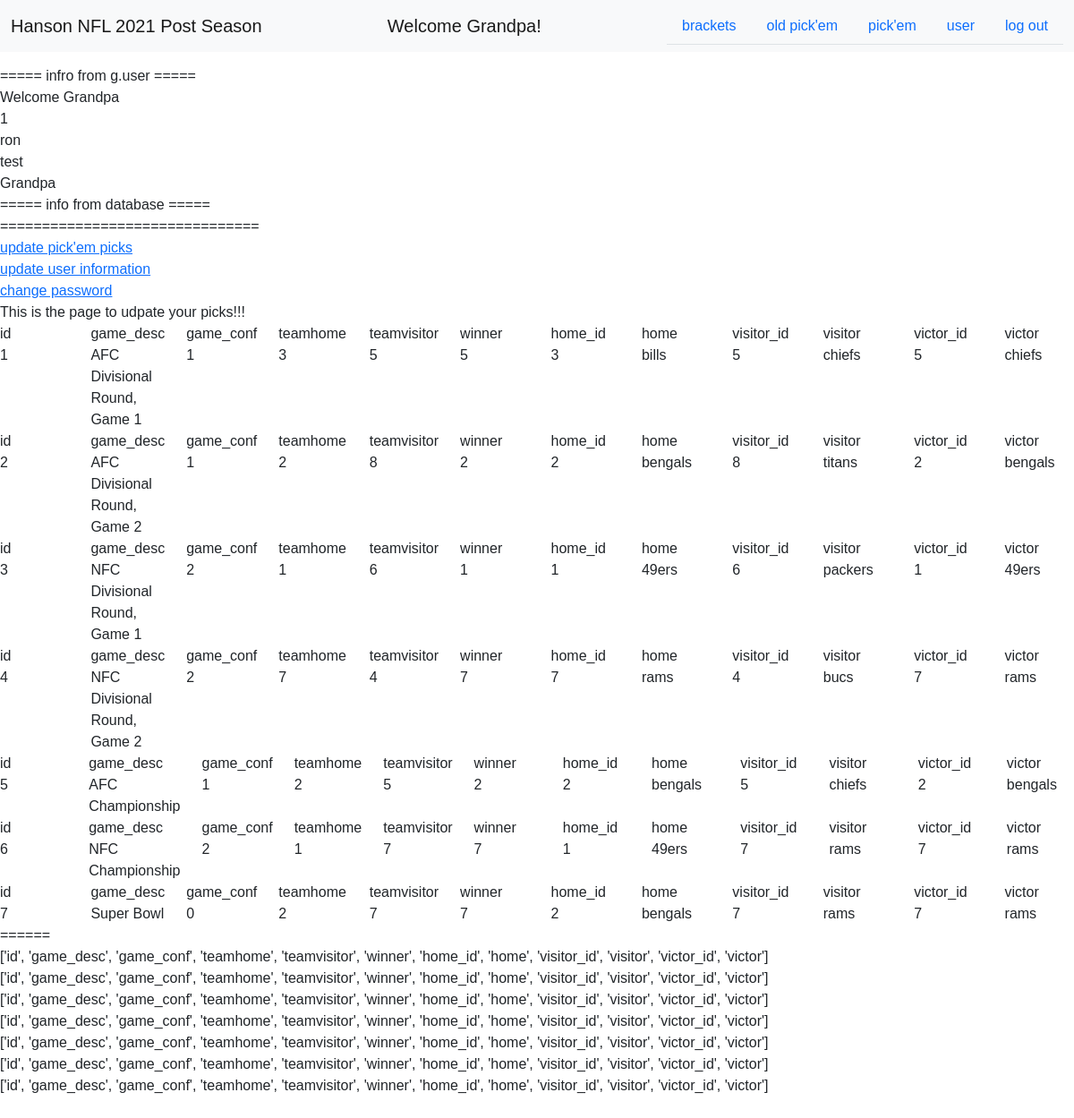
Page /user/updatepicks (signed in) on the committed database.
### tables this page shows
CREATE TABLE user (
    id INTEGER PRIMARY KEY AUTOINCREMENT,
    username TEXT UNIQUE NOT NULL,
    pwhash TEXT NOT NULL,
    displayname TEXT NOT NULL
);

CREATE TABLE game (
    id INTEGER PRIMARY KEY AUTOINCREMENT,
    game_desc TEXT,
    game_conf INTEGER,
    game_round TEXT,
    teamhome INTEGER,
    teamvisitor INTEGER,
    winner INTEGER,
    FOREIGN KEY (teamhome) REFERENCES team (id),
    FOREIGN KEY (teamvisitor) REFERENCES team (id),
    FOREIGN KEY (winner) REFERENCES team (id),
    FOREIGN KEY (game_conf) REFERENCES league (id)
);

CREATE TABLE team (
    id INTEGER PRIMARY KEY AUTOINCREMENT,
    teamname TEXT,
    league_id INTEGER,
    FOREIGN KEY (league_id) REFERENCES league (id)
);

### nfl/user.py (the view)
@bp.route('/updatepicks', methods=('GET', 'POST'))
@login_required
def updatepicks():
    db = get_db()
    try:
        games = db.execute(
            '''
            SELECT g.id, g.game_desc, g.game_conf, g.teamhome, g.teamvisitor, g.winner,
            th.id AS home_id, th.teamname AS home, tv.id AS visitor_id, tv.teamname AS visitor, tw.id AS victor_id, tw.teamname AS victor
            FROM game g
            LEFT JOIN team th ON g.teamhome=th.id
            LEFT JOIN team tv ON g.teamvisitor=tv.id
            LEFT JOIN team tw on g.winner=tw.id
            '''
        ).fetchall()
    except:
        games = "XXX"
    else:
        pass
    return render_template('user/picks.html', games=games)

### nfl/auth.py (called while the page is built)
@bp.before_app_request
def load_logged_in_user():
    user_id = session.get('user_id')
    if user_id is None:
        g.user = None
    else:
        g.user = get_db().execute(
            'SELECT * FROM user WHERE id = ?', (user_id,)
        ).fetchone()

def login_required(view):
    @functools.wraps(view)
    def wrapped_view(**kwargs):
        if g.user is None:
            return redirect(url_for('auth.login'))
        return view(**kwargs)
    return wrapped_view

### nfl/db.py (called while the page is built)
def get_db():
    if 'db' not in g:
        g.db = sqlite3.connect(
            current_app.config['DATABASE'],
            detect_types=sqlite3.PARSE_DECLTYPES
        )
        g.db.row_factory = sqlite3.Row
    return g.db

### nfl/templates/user/picks.html
{% extends "user/user.html" %}
{% block update %}
<div>This is the page to udpate your picks!!!</div>
    {% for game in games %}
    <div class="row">
        {% for key in game.keys() %}
        <div class="col">
            <div>{{ key }}</div>
            <div>{{ game[key] }}</div>
        </div>
        {% endfor %}
     </div>
    {% endfor %}
    <div>======</div>
    {% for game in games %}
    <div class="row">
        <div class="col">
            <div>{{ game.keys() }}</div>
        </div>
     </div>
    {% endfor %}
{% endblock %}

### nfl/templates/user/user.html (shortened to what this page needs)
{% extends "base.html" %}
{% block content %}
    <div>===== infro from g.user =====</div>
    <div>Welcome {{ g.user['displayname'] }}</div>
    <div>{{ g.user['id'] }}</div>
    <div>{{ g.user['username'] }}</div>
    <div>{{ g.user['pwhash'] }}</div>
    <div>{{ g.user['displayname'] }}</div>
    <div>===== info from database =====</div>
    <div>===============================</div>
    <div>
        <a href="{{ url_for('user.updatepicks') }}">update pick'em picks</a>
    </div>
    <div>
        <a href="{{ url_for('user.updateinfo') }}">update user information</a>
    </div>
    <div>
        <a href="{{ url_for('user.changepassword') }}">change password</a>
    </div>
    {% block update %}
    {% endblock %}
{% endblock %}

### nfl/templates/base.html (shortened to what this page needs)
<!DOCTYPE html>
<html lang="en">
<head>
    <link href="https://cdn.jsdelivr.net/npm/bootstrap@5.1.3/dist/css/bootstrap.min.css" rel="stylesheet">
    <link rel="stylesheet" href="{{ url_for('static', filename='style.css') }}">
</head>
<body>
    <nav class="navbar navbar-expand-lg navbar-light bg-light">
        <div class="container-fluid">
            <a class="navbar-brand justify-content-center">Hanson NFL 2021 Post Season</a>
            {% if g.user %}
            <a class="navbar-brand justify-content-center">Welcome {{ g.user['displayname'] }}!</a>
            {% else %}
            <a class="navbar-brand justify-content-center"></a>
            {% endif %}
            <ul class="nav nav-tabs justify-content-end">
                {% if g.user %}
                    <li class="nav-item">
                        <a class="nav-link" aria-current="page" href="./brackets.html">
                            <div>brackets</div>
                        </a>
                    </li>
                    <li class="nav-item" aria-current="page">
                        <a class="nav-link" href="{{ url_for('pickem.oldpickem') }}">
                            <div>old pick'em</div>
                        </a>
                    </li>
                    <li class="nav-item" aria-current="page">
                        <a class="nav-link" href="{{ url_for('pickem.newpickem') }}">
                            <div>pick'em</div>
                        </a>
                    </li>
                    <li class="nav-item">
                        <a class="nav-link" aria-current="page" href="{{ url_for('user.user') }}">user</a>
                    </li>
                    <li class="nav-item">
                        <a class="nav-link" aria-current="page" href="{{ url_for('auth.logout') }}">log out</a>
                    </li>
                {% endif %}
            </ul>
        </div>
    </nav>
    <div class="main">
        {% block content %}
        {% endblock %}
    </div>
</body>

### nfl/static/style.css (style rules this page uses)
body { font-family: Optima, sans-serif; padding-top: 3rem; padding-bottom: 3rem; }
.main { margin-top: 25px; }
.navbar { overflow: hidden; background-color: #333; position: fixed; top: 0; width: 100%; }

### rows in the picture
user: user.displayname "Grandpa", user.id "1", user.username "ron", user.pwhash "test"
game: keys "id" "game_desc" "game_conf" "teamhome" "teamvisitor" "winner" "home_id" "home" "visitor_id" "visitor" "victor_id" "victor", id "1" "AFC Divisional Round, Game 1" "1" "3" "5" "5" "3" "bills" "5" "chiefs" "5" "chiefs", keys "['id', 'game_desc', 'game_conf', 'teamhome', 'teamvisitor', 'winner', 'home_id', 'home', 'visitor_id', 'visitor', 'victor_id', 'victor']"
game: keys "id" "game_desc" "game_conf" "teamhome" "teamvisitor" "winner" "home_id" "home" "visitor_id" "visitor" "victor_id" "victor", id "2" "AFC Divisional Round, Game 2" "1" "2" "8" "2" "2" "bengals" "8" "titans" "2" "bengals", keys "['id', 'game_desc', 'game_conf', 'teamhome', 'teamvisitor', 'winner', 'home_id', 'home', 'visitor_id', 'visitor', 'victor_id', 'victor']"
game: keys "id" "game_desc" "game_conf" "teamhome" "teamvisitor" "winner" "home_id" "home" "visitor_id" "visitor" "victor_id" "victor", id "3" "NFC Divisional Round, Game 1" "2" "1" "6" "1" "1" "49ers" "6" "packers" "1" "49ers", keys "['id', 'game_desc', 'game_conf', 'teamhome', 'teamvisitor', 'winner', 'home_id', 'home', 'visitor_id', 'visitor', 'victor_id', 'victor']"
game: keys "id" "game_desc" "game_conf" "teamhome" "teamvisitor" "winner" "home_id" "home" "visitor_id" "visitor" "victor_id" "victor", id "4" "NFC Divisional Round, Game 2" "2" "7" "4" "7" "7" "rams" "4" "bucs" "7" "rams", keys "['id', 'game_desc', 'game_conf', 'teamhome', 'teamvisitor', 'winner', 'home_id', 'home', 'visitor_id', 'visitor', 'victor_id', 'victor']"
game: keys "id" "game_desc" "game_conf" "teamhome" "teamvisitor" "winner" "home_id" "home" "visitor_id" "visitor" "victor_id" "victor", id "5" "AFC Championship" "1" "2" "5" "2" "2" "bengals" "5" "chiefs" "2" "bengals", keys "['id', 'game_desc', 'game_conf', 'teamhome', 'teamvisitor', 'winner', 'home_id', 'home', 'visitor_id', 'visitor', 'victor_id', 'victor']"
game: keys "id" "game_desc" "game_conf" "teamhome" "teamvisitor" "winner" "home_id" "home" "visitor_id" "visitor" "victor_id" "victor", id "6" "NFC Championship" "2" "1" "7" "7" "1" "49ers" "7" "rams" "7" "rams", keys "['id', 'game_desc', 'game_conf', 'teamhome', 'teamvisitor', 'winner', 'home_id', 'home', 'visitor_id', 'visitor', 'victor_id', 'victor']"
game: keys "id" "game_desc" "game_conf" "teamhome" "teamvisitor" "winner" "home_id" "home" "visitor_id" "visitor" "victor_id" "victor", id "7" "Super Bowl" "0" "2" "7" "7" "2" "bengals" "7" "rams" "7" "rams", keys "['id', 'game_desc', 'game_conf', 'teamhome', 'teamvisitor', 'winner', 'home_id', 'home', 'visitor_id', 'visitor', 'victor_id', 'victor']"
